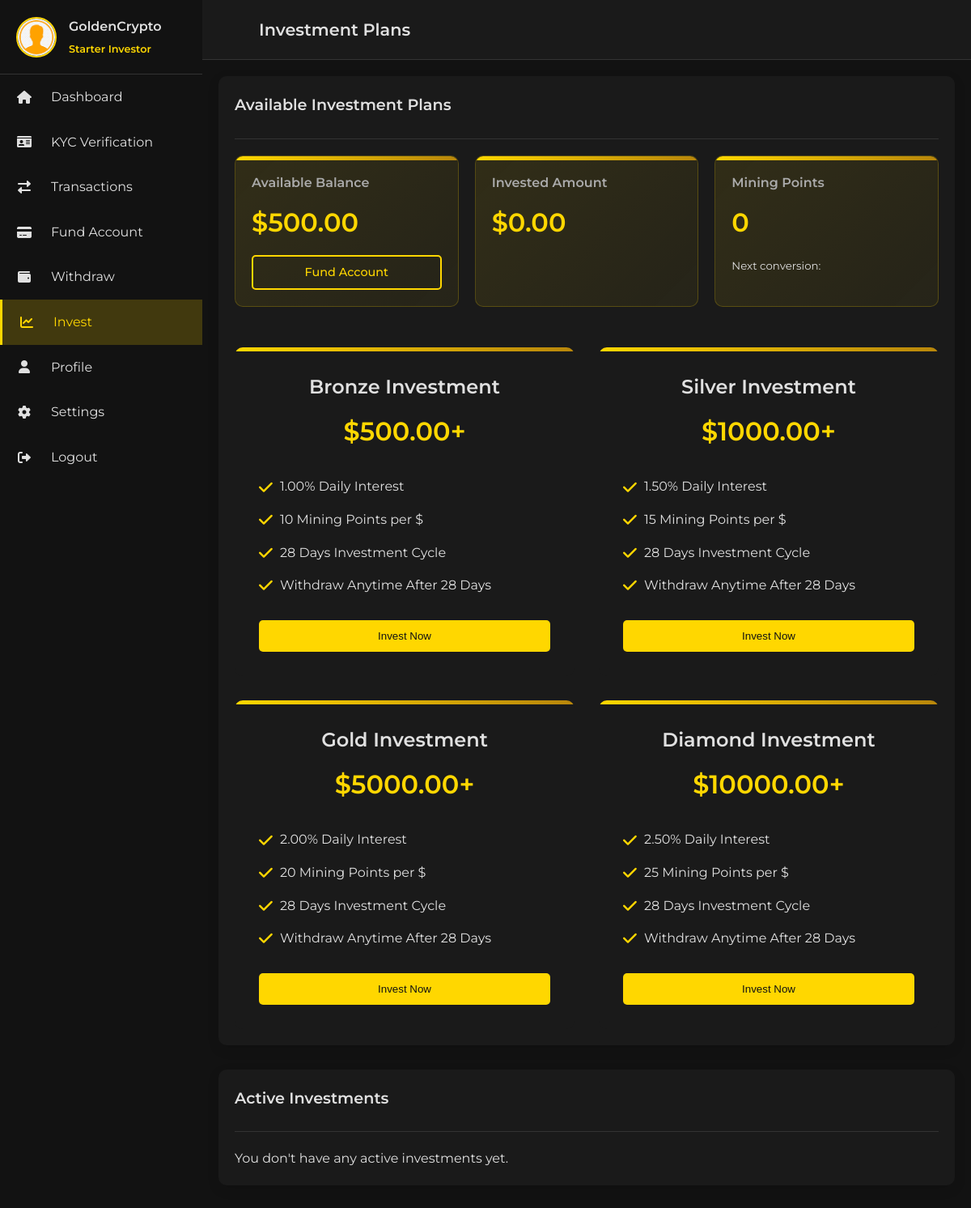
Page /dashboard/invest/ (signed in) on the committed database.
### core/models.py (models this page shows, shortened)
class User(AbstractUser):
    middle_name = models.CharField(max_length=100, blank=True)
    dob = models.DateField(null=True, blank=True)
    profile_pic = models.ImageField(upload_to='profile_pics/', blank=True)
    available_balance = models.DecimalField(max_digits=20, decimal_places=2, default=0)
    total_invested = models.DecimalField(max_digits=20, decimal_places=2, default=0)
    total_withdrawn = models.DecimalField(max_digits=20, decimal_places=2, default=0)
    mining_points = models.PositiveIntegerField(default=0)
    language = models.CharField(max_length=10, default='en')
    is_verified = models.BooleanField(default=False)
    cashapp_tag = models.CharField(max_length=50, blank=True)
    paypal_email = models.EmailField(blank=True)
    bank_account = models.TextField(blank=True)
    usdt_address = models.CharField(max_length=100, blank=True)
    btc_address = models.CharField(max_length=100, blank=True)
    eth_address = models.CharField(max_length=100, blank=True)

class InvestmentPlan(models.Model):
    is_active = models.BooleanField(default=True)
    name = models.CharField(max_length=50)
    min_amount = models.DecimalField(max_digits=20, decimal_places=2)
    daily_percentage = models.DecimalField(max_digits=5, decimal_places=2)
    mining_points_rate = models.PositiveIntegerField()  # Points per dollar

### core/views.py (the view)
# urls.py: path('dashboard/invest/', views.invest_view, name='invest'),
@login_required
def invest_view(request):
    try:
        plans = InvestmentPlan.objects.all()  # Or use your actual active/inactive field if available
        investments = Investment.objects.filter(
            user=request.user,
            is_active=True
        ).select_related('plan').only(
            'amount', 'date_invested', 'last_interest_date',
            'daily_interest', 'can_withdraw', 'next_withdrawal_date',
            'plan__name', 'plan__daily_percentage'
        )
        if request.method == 'POST':
            form = InvestmentForm(request.POST, user=request.user)
            if form.is_valid():
                try:
                    with transaction.atomic():
                        plan = form.cleaned_data['plan_id']
                        min_amount = plan.min_amount
                        daily_interest = (min_amount * plan.daily_percentage / Decimal('100')).quantize(Decimal('0.01'))
                        investment = Investment.objects.create(
                            user=request.user,
                            plan=plan,
                            amount=min_amount,
                            daily_interest=daily_interest,
                            date_invested=timezone.now(),
                            last_interest_date=timezone.now(),
                            next_withdrawal_date=timezone.now() + timedelta(days=28),
                            is_active=True  # Ensure this field exists in your Investment model
                        )
                        request.user.available_balance -= min_amount
                        request.user.total_invested += min_amount
                        request.user.mining_points += int(min_amount * plan.mining_points_rate)
                        request.user.save()
                        messages.success(request, f'Successfully invested ${min_amount} in {plan.name}')
                        return redirect('invest')
                except Exception as e:
                    messages.error(request, 'Error processing investment')
                    print(f"Investment error: {str(e)}")
                    return redirect('invest')
        else:
            form = InvestmentForm(user=request.user)
        context = {
            'plans': plans,
            'investments': investments,
            'form': form
        }
        return render(request, 'dashboard/invest.html', context)
    except Exception as e:
        print(f"View error: {str(e)}")
        messages.error(request, 'System error')
        return redirect('invest')

### templates/dashboard/invest.html (shortened to what this page needs)
{% extends 'dashboard/base.html' %}
{% load static %}
{% block dashboard_title %}Investment Plans{% endblock %}
{% block dashboard_content %}
<div class="dashboard-card">
    <div class="card-header">
        <h3>Available Investment Plans</h3>
    </div>
    <div class="balance-cards">
        <div class="balance-card">
            <h4>Available Balance</h4>
            <div class="balance-amount gold-text">${{ user.available_balance|floatformat:2 }}</div>
            <a href="{% url 'fund' %}" class="btn btn-outline-gold">Fund Account</a>
        </div>
        <div class="balance-card">
            <h4>Invested Amount</h4>
            <div class="balance-amount gold-text">${{ user.total_invested|floatformat:2 }}</div>
        </div>
        <div class="balance-card">
            <h4>Mining Points</h4>
            <div class="balance-amount gold-text">{{ user.mining_points }}</div>
            <small>Next conversion: {{ next_conversion_date|date:"M d, Y" }}</small>
        </div>
    </div>
    <div class="plans-grid">
        {% for plan in plans %}
        <div class="plan-card" id="plan-{{ plan.id }}"
             data-daily-percentage="{{ plan.daily_percentage }}"
             data-mining-rate="{{ plan.mining_points_rate }}"
             data-min-amount="{{ plan.min_amount }}">
            <div class="plan-header">
                <h3>{{ plan.name }}</h3>
                <div class="plan-price gold-text">${{ plan.min_amount|floatformat:2 }}+</div>
            </div>
            <div class="plan-features">
                <div class="feature">
                    <i class="fas fa-check gold-text"></i>
                    <span>{{ plan.daily_percentage }}% Daily Interest</span>
                </div>
                <div class="feature">
                    <i class="fas fa-check gold-text"></i>
                    <span>{{ plan.mining_points_rate }} Mining Points per $</span>
                </div>
                <div class="feature">
                    <i class="fas fa-check gold-text"></i>
                    <span>28 Days Investment Cycle</span>
                </div>
                <div class="feature">
                    <i class="fas fa-check gold-text"></i>
                    <span>Withdraw Anytime After 28 Days</span>
                </div>
            </div>
            <button class="btn btn-gold invest-btn" data-plan-id="{{ plan.id }}">Invest Now</button>
        </div>
        {% endfor %}
    </div>
</div>
<div class="dashboard-card">
    <div class="card-header">
        <h3>Active Investments</h3>
    </div>
    {% if investments %}
        {% for investment in investments %}
        <div class="investment-card">
            <div class="investment-header">
                <div class="investment-name">{{ investment.plan.name }}</div>
                <div class="investment-amount">${{ investment.amount|floatformat:2 }}</div>
            </div>
            <div class="investment-details">
                <div class="detail-item">
                    <span>Start Date</span>
                    <span>{{ investment.date_invested|date:"M d, Y" }}</span>
                </div>
                <div class="detail-item">
                    <span>Daily Interest</span>
                    <span>${{ investment.daily_interest|floatformat:2 }}</span>
                </div>
                {% comment %} <div class="detail-item">
                    <span>Status</span>
                    <span>
                        {% if investment.can_withdraw %}
                        <span class="gold-text">Withdrawal Available</span>
                        {% else %}
                        <span class="text-muted">Locked ({{ investment.days_remaining }} days remaining)</span>
                        {% endif %}
                    </span>
                </div>
                <div class="detail-item">
                    <span>Total Earned</span>
                    <span class="gold-text">${{ investment.total_earned|floatformat:2 }}</span>
                </div> {% endcomment %}
            </div>
            <div class="progress-bar">
                <div class="progress" style="width: {{ investment.progress }}%"></div>
            </div>
        </div>
        {% endfor %}
    {% else %}
        <p>You don't have any active investments yet.</p>
    {% endif %}
</div>
</div>
{% endblock %}

### templates/dashboard/base.html (shortened to what this page needs)
{% load static %}
<!DOCTYPE html>
<html lang="en">
<head>
    <link rel="stylesheet" href="https://cdnjs.cloudflare.com/ajax/libs/font-awesome/6.0.0-beta3/css/all.min.css">
    <link rel="stylesheet" href="{% static 'css/dashboard.css' %}">
</head>
<body>
<div class="dashboard-container">
    <div class="dashboard-sidebar" id="dashboard-sidebar">
        <div class="sidebar-header">
            <div class="user-profile">
                {% if user.profile_pic %}
                <img src="{{ user.profile_pic.url }}?{% now 'U' %}{% if request.session.profile_pic_timestamp %}_{{ request.session.profile_pic_timestamp }}{% endif %}" alt="{{ user.username }}">
                {% else %}
                <img src="{% static 'images/default-profile.png' %}?{% now 'U' %}" alt="{{ user.username }}">
                {% endif %}
                <div class="user-info">
                    <h4>{{ user.username }}</h4>
                    <div class="user-plan gold-text">
                        {% if user.total_invested >= 10000 %}Diamond
                        {% elif user.total_invested >= 5000 %}Gold
                        {% elif user.total_invested >= 1000 %}Silver
                        {% elif user.total_invested >= 500 %}Bronze
                        {% else %}Starter{% endif %} Investor
                    </div>
                </div>
            </div>
        </div>
        <nav class="sidebar-nav">
            <a href="{% url 'dashboard' %}" class="nav-item {% if request.resolver_match.url_name == 'dashboard' %}active{% endif %}">
                <i class="fas fa-home"></i>
                <span>Dashboard</span>
            </a>
            <a href="{% url 'kyc' %}" class="nav-item {% if request.resolver_match.url_name == 'kyc' %}active{% endif %}">
                <i class="fas fa-id-card"></i>
                <span>KYC Verification</span>
            </a>
            <a href="{% url 'transactions' %}" class="nav-item {% if request.resolver_match.url_name == 'transactions' %}active{% endif %}">
                <i class="fas fa-exchange-alt"></i>
                <span>Transactions</span>
            </a>
            <a href="{% url 'fund' %}" class="nav-item {% if request.resolver_match.url_name == 'fund' %}active{% endif %}">
                <i class="fas fa-credit-card"></i>
                <span>Fund Account</span>
            </a>
            <a href="{% url 'withdraw' %}" class="nav-item {% if request.resolver_match.url_name == 'withdraw' %}active{% endif %}">
                <i class="fas fa-wallet"></i>
                <span>Withdraw</span>
            </a>
            <a href="{% url 'invest' %}" class="nav-item {% if request.resolver_match.url_name == 'invest' %}active{% endif %}">
                <i class="fas fa-chart-line"></i>
                <span>Invest</span>
            </a>
            <a href="{% url 'profile' %}" class="nav-item {% if request.resolver_match.url_name == 'profile' %}active{% endif %}">
                <i class="fas fa-user"></i>
                <span>Profile</span>
            </a>
            <a href="{% url 'settings' %}" class="nav-item {% if request.resolver_match.url_name == 'settings' %}active{% endif %}">
                <i class="fas fa-cog"></i>
                <span>Settings</span>
            </a>
            <a href="{% url 'logout' %}" class="nav-item">
                <i class="fas fa-sign-out-alt"></i>
                <span>Logout</span>
            </a>
        </nav>
    </div>
    <div class="dashboard-main" id="dashboard-main">
        <header class="dashboard-header">
            <div class="header-title">
                {% block dashboard_title %}{% endblock %}
            </div>
        </header>
        <main class="dashboard-content">
            {% block dashboard_content %}{% endblock %}
    </div>
</body>
</html>

### rows in the picture
User: username "GoldenCrypto", available_balance "500.00", total_invested "0.00", mining_points "0"
InvestmentPlan: name "Bronze Investment", min_amount "500.00", daily_percentage "1.00", mining_points_rate "10"
InvestmentPlan: name "Silver Investment", min_amount "1000.00", daily_percentage "1.50", mining_points_rate "15"
InvestmentPlan: name "Gold Investment", min_amount "5000.00", daily_percentage "2.00", mining_points_rate "20"
InvestmentPlan: name "Diamond Investment", min_amount "10000.00", daily_percentage "2.50", mining_points_rate "25"
